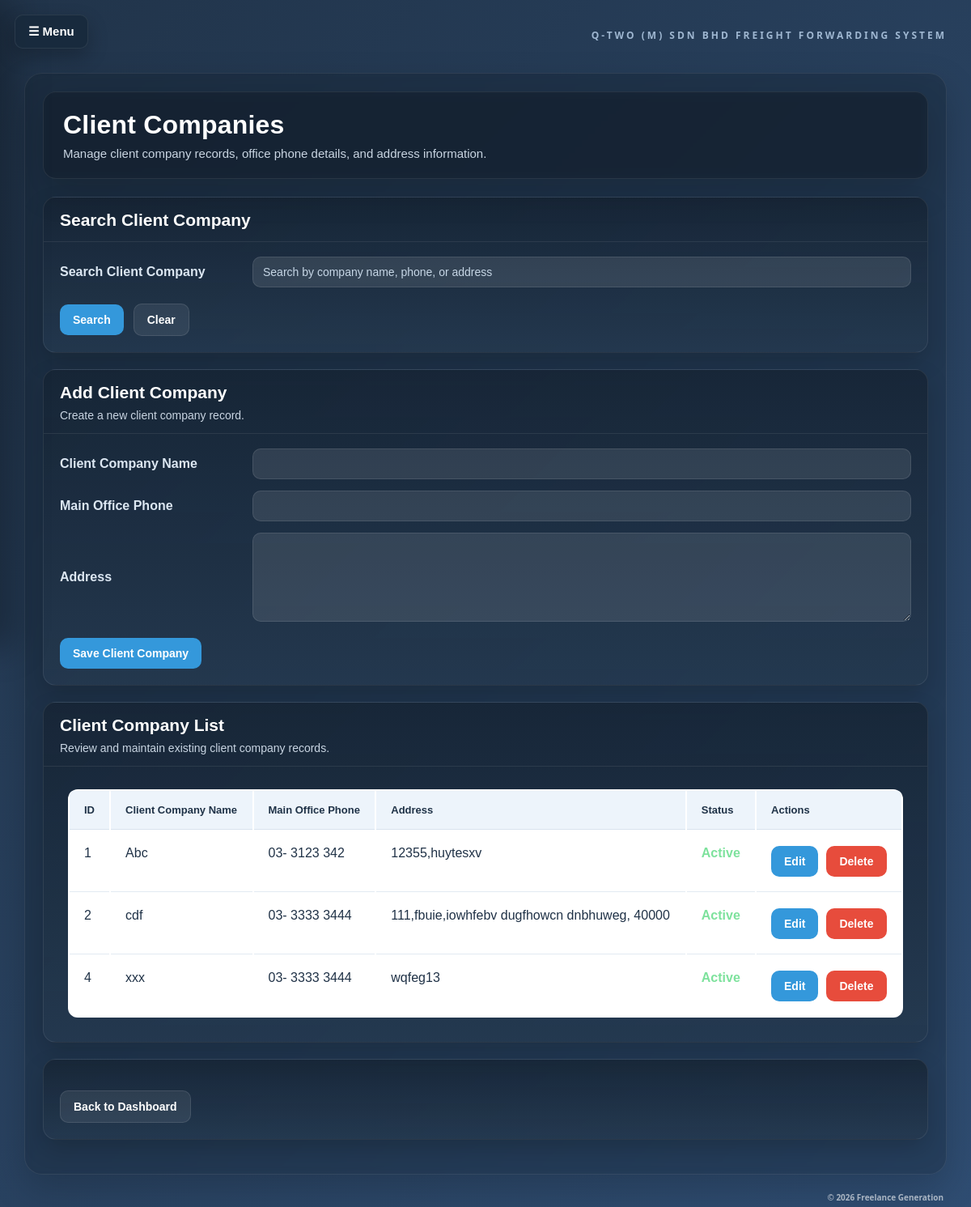
The app's page /clients (signed in) with its own data.
### app.py (models this page shows)
class Client(db.Model):
    id = db.Column(db.Integer, primary_key=True)
    name = db.Column(db.String(200), nullable=False)
    office_phone = db.Column(db.String(50))
    address = db.Column(db.Text)
    import_pic = db.Column(db.String(200))
    export_pic = db.Column(db.String(200))
    email = db.Column(db.String(200))
    mobile = db.Column(db.String(50))
    intercom = db.Column(db.String(50))
    is_active = db.Column(db.Boolean, default=True)
    jobs = db.relationship("Job", back_populates="client")

### app.py (the view, shortened to what this page needs)
@app.route("/clients", methods=["GET", "POST"])
@login_required
def clients():
    search = request.args.get("search", "").strip()
    if search:
        all_clients = (
            Client.query.filter(
                db.or_(
                    Client.name.ilike(f"%{search}%"),
                    Client.office_phone.ilike(f"%{search}%"),
                    Client.address.ilike(f"%{search}%"),
                )
            )
            .order_by(Client.name.asc())
            .all()
        )
    else:
        all_clients = Client.query.order_by(Client.name.asc()).all()
    return render_template(
        "clients.html",
        clients=all_clients,
        error=None,
        search=search,
    )

### app.py (called while the page is built)
def get_current_user():
    user_id = session.get("user_id")
    if not user_id:
        return None
    return User.query.filter_by(id=user_id, is_active=True).first()

def login_required(view_func):
    @wraps(view_func)
    def wrapped_view(*args, **kwargs):
        if not get_current_user():
            return redirect(url_for("login"))
        return view_func(*args, **kwargs)
    return wrapped_view

@app.context_processor
def inject_current_user():
    current_user = get_current_user()
    pending_account_requests = 0
    pending_delete_requests = 0
    if current_user and current_user.role == "admin":
        pending_account_requests = AccountRequest.query.filter_by(
            status="pending"
        ).count()
        pending_delete_requests = DeleteRequest.query.filter_by(
            status="pending"
        ).count()
    return {
        "current_user": current_user,
        "pending_account_requests": pending_account_requests,
        "pending_delete_requests": pending_delete_requests,
    }

### templates/clients.html (shortened to what this page needs)
<!DOCTYPE html>
<html>
<head>
    <link rel="stylesheet" href="{{ url_for('static', filename='style.css') }}">
</head>
<body class="job-detail-page">
    <button class="nav-toggle-btn" onclick="toggleNav()">☰ Menu</button>
    <div class="page-container">
        <div class="system-name-top-right">Q-TWO (M) SDN BHD FREIGHT FORWARDING SYSTEM</div>
        <div class="page-shell">
            <div class="page-header">
                <h1 class="page-title">Client Companies</h1>
                <p class="page-subtitle">
                    Manage client company records, office phone details, and address information.
                </p>
            </div>
            <div class="panel-card">
                <div class="panel-head">
                    <h2>Search Client Company</h2>
                </div>
                <div class="panel-body">
                    <form method="GET" action="/clients">
                        <div class="form-grid">
                            <label for="search">Search Client Company</label>
                            <input type="text" id="search" name="search" value="{{ search if search else '' }}"
                                placeholder="Search by company name, phone, or address">
                        </div>
                        <div class="form-actions">
                            <button type="submit" class="primary-btn">Search</button>
                            <a href="/clients" class="secondary-link">Clear</a>
                        </div>
                    </form>
                </div>
            </div>
            <div class="panel-card">
                <div class="panel-head">
                    <h2>Add Client Company</h2>
                    <p>Create a new client company record.</p>
                </div>
                <div class="panel-body">
                    <form method="POST" action="/clients">
                        <div class="form-grid">
                            <label for="name">Client Company Name</label>
                            <input type="text" id="name" name="name" required>
                            <label for="office_phone">Main Office Phone</label>
                            <input type="text" id="office_phone" name="office_phone">
                            <label for="address">Address</label>
                            <textarea id="address" name="address"></textarea>
                        </div>
                        <div class="form-actions">
                            <button type="submit" class="primary-btn">Save Client Company</button>
                        </div>
                    </form>
                </div>
            </div>
            <div class="panel-card">
                <div class="panel-head">
                    <h2>Client Company List</h2>
                    <p>Review and maintain existing client company records.</p>
                </div>
                <div class="panel-body">
                    {% if clients %}
                    <div class="data-table-wrap">
                        <table class="data-table">
                            <tr>
                                <th>ID</th>
                                <th>Client Company Name</th>
                                <th>Main Office Phone</th>
                                <th>Address</th>
                                <th>Status</th>
                                <th>Actions</th>
                            </tr>
                            {% for client in clients %}
                            <tr>
                                <td>{{ client.id }}</td>
                                <td>{{ client.name }}</td>
                                <td>{{ client.office_phone if client.office_phone else "-" }}</td>
                                <td>{{ client.address if client.address else "-" }}</td>
                                <td>
                                    {% if client.is_active %}
                                    <span class="status-active">Active</span>
                                    {% else %}
                                    <span class="status-inactive">Inactive</span>
                                    {% endif %}
                                </td>
                                <td>
                                    <div class="table-actions">
                                        {% if current_user and current_user.role == "admin" %}
                                        <a href="/edit_client/{{ client.id }}" class="table-link-btn">Edit</a>
                                        {% endif %}
                                        <form method="POST"
                                            action="{{ url_for('delete_client', client_id=client.id) }}">
                                            {% if current_user and current_user.role != "admin" %}
                                            <input type="text" name="delete_reason" placeholder="Reason required"
                                                required
                                                style="padding:8px 10px; border-radius:8px; border:none; margin-bottom:6px; width:180px;">
                                            <button type="submit" class="table-delete-btn">
                                                Request Delete
                                            </button>
                                            {% else %}
                                            <button type="submit" class="table-delete-btn"
                                                onclick="return confirm('Are you sure you want to delete this client?')">
                                                Delete
                                            </button>
                                            {% endif %}
                                        </form>
                                    </div>
                                </td>
                            </tr>
                            {% endfor %}
                        </table>
                    </div>
                    {% else %}
                    <div class="empty-box">No client companies yet.</div>
                    {% endif %}
                </div>
            </div>
            <div class="panel-card">
                <div class="panel-body">
                    <div class="form-actions">
                        <a href="/" class="secondary-link">Back to Dashboard</a>
                    </div>
                </div>
            </div>
        </div>
        <div class="bottom-right-text">© 2026 Freelance Generation</div>
    </div>
</body>
</html>

### templates/clients.html (style rules this page uses)
:root { --bg-main: #18293b; --bg-shell: #22364d; --bg-panel: #24384f; --bg-panel-soft: #2a415b; --bg-card: #29425e; --bg-card-dark: #22364d; --text-main: #ffffff; --text-soft: #c9d5e2; --text-muted: #9fb2c5; --line-soft: rgba(255, 255, 255, 0.08); --line-strong: rgba(255, 255, 255, 0.14); --accent: #3498db; --success: #27ae60; --danger: #c0392b; }
* { box-sizing: border-box; }
body { font-family: Arial, sans-serif; background: linear-gradient(135deg, #21344a 0%, #2f4d72 100%); margin: 0; color: var(--text-main); }
.job-detail-page { min-height: 100vh; }
.nav-toggle-btn { position: fixed; top: 18px; left: 18px; z-index: 1201; border: none; border-radius: 10px; background: rgba(24, 42, 61, 0.96); color: #ffffff; padding: 11px 16px; font-size: 15px; font-weight: bold; cursor: pointer; box-shadow: 0 10px 24px rgba(0, 0, 0, 0.24); border: 1px solid rgba(255, 255, 255, 0.08); }
.page-container { position: relative; max-width: 1180px; margin: 90px auto 40px auto; padding: 0 20px; }
.page-shell { background: rgba(15, 25, 37, 0.28); border: 1px solid rgba(255, 255, 255, 0.08); border-radius: 22px; padding: 22px; box-shadow: 0 18px 46px rgba(0, 0, 0, 0.18); backdrop-filter: blur(4px); }
.page-header { background: rgba(20, 33, 48, 0.60); border: 1px solid var(--line-soft); border-radius: 16px; padding: 22px 24px; margin-bottom: 22px; box-shadow: 0 16px 40px rgba(0, 0, 0, 0.18); backdrop-filter: blur(6px); }
.page-title { margin: 0; font-size: 32px; font-weight: bold; letter-spacing: 0.2px; }
.page-subtitle { margin: 8px 0 0 0; color: var(--text-soft); font-size: 15px; }
.panel-card { background: linear-gradient(180deg, rgba(22, 35, 50, 0.78) 0%, rgba(37, 57, 80, 0.82) 100%); border: 1px solid var(--line-soft); border-radius: 16px; box-shadow: 0 12px 28px rgba(0, 0, 0, 0.18); overflow: hidden; margin-bottom: 20px; }
.panel-head { padding: 16px 20px 14px 20px; border-bottom: 1px solid var(--line-soft); }
.panel-head h2 { margin: 0; font-size: 21px; color: #ffffff; }
.panel-head p { margin: 8px 0 0 0; color: var(--text-soft); font-size: 14px; }
.panel-body { padding: 18px 20px 20px 20px; }
.form-grid { display: grid; grid-template-columns: 220px 1fr; gap: 14px 18px; align-items: center; }
.form-grid label { font-weight: bold; color: #dce7f2; }
.form-grid input[type="text"], .form-grid textarea { width: 100%; padding: 10px 12px; border: 1px solid rgba(255, 255, 255, 0.10); border-radius: 10px; font-size: 14px; box-sizing: border-box; font-family: Arial, sans-serif; background: rgba(255, 255, 255, 0.10); color: #ffffff; outline: none; }
.form-grid textarea { min-height: 110px; resize: vertical; }
.form-grid input::placeholder, .form-grid textarea::placeholder { color: #c7d7e6; }
.form-actions { display: flex; gap: 12px; align-items: center; margin-top: 20px; flex-wrap: wrap; }
.primary-btn, .secondary-link, .secondary-btn, .table-link-btn, .table-delete-btn { padding: 11px 16px; border-radius: 10px; font-size: 14px; font-weight: bold; text-decoration: none; cursor: pointer; transition: 0.16s ease; }
.primary-btn, .table-link-btn { border: none; background-color: var(--accent); color: white; }
.secondary-link, .secondary-btn { background-color: rgba(255, 255, 255, 0.08); color: #ffffff; border: 1px solid rgba(255, 255, 255, 0.10); }
.table-delete-btn { border: none; background-color: #e74c3c; color: #ffffff; }
.data-table-wrap { padding: 10px; }
.data-table { width: 100%; background-color: #ffffff; border-radius: 12px; overflow: hidden; }
.data-table th { text-align: left; padding: 16px 18px; font-size: 13px; color: #1f3247; border-bottom: 1px solid #d8e3ee; background-color: #edf4fb; font-weight: bold; }
.data-table td { padding: 18px 18px; border-bottom: 1px solid #e2eaf2; vertical-align: top; color: #203247; }
.data-table tr:last-child td { border-bottom: none; }
.status-active { color: #7ee29d; font-weight: bold; }
.table-actions { display: flex; gap: 10px; align-items: center; flex-wrap: wrap; }
.table-actions form { margin: 0; }
.system-name-top-right { position: absolute; top: -52px; right: 20px; pointer-events: none; font-family: "Segoe UI", Arial, sans-serif; font-size: 12px; font-weight: 700; letter-spacing: 3px; text-transform: uppercase; line-height: 1; white-space: nowrap; color: #9fb7d1; }
.bottom-right-text { position: absolute; bottom: -35px; right: 24px; pointer-events: none; z-index: 9999; font-family: "Segoe UI", Arial, sans-serif; font-size: 10px; font-weight: 600; color: rgba(255, 255, 255, 0.6); }

### records on screen
Client: id "1", name "Abc", office_phone "03- 3123 342", address "12355,huytesxv", is_active "Active"
Client: id "2", name "cdf", office_phone "03- 3333 3444", address "111,fbuie,iowhfebv dugfhowcn dnbhuweg, 40000", is_active "Active"
Client: id "4", name "xxx", office_phone "03- 3333 3444", address "wqfeg13", is_active "Active"
